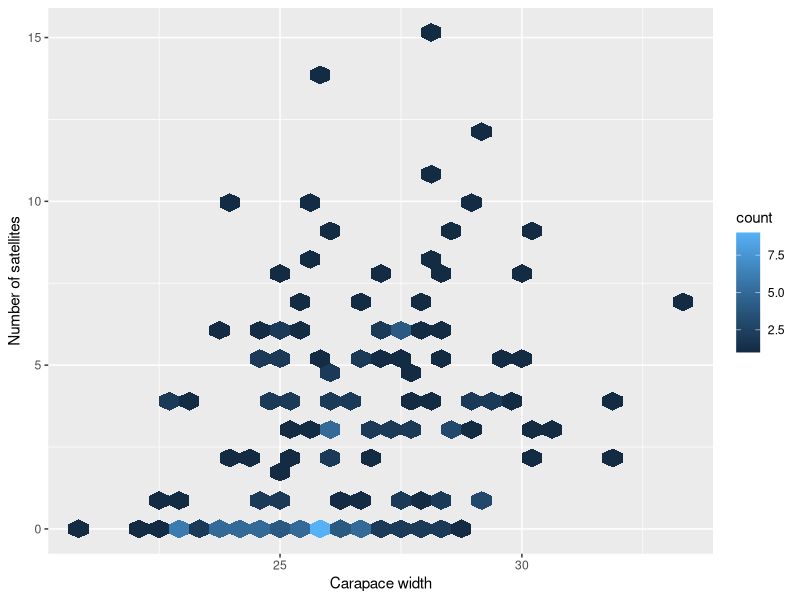
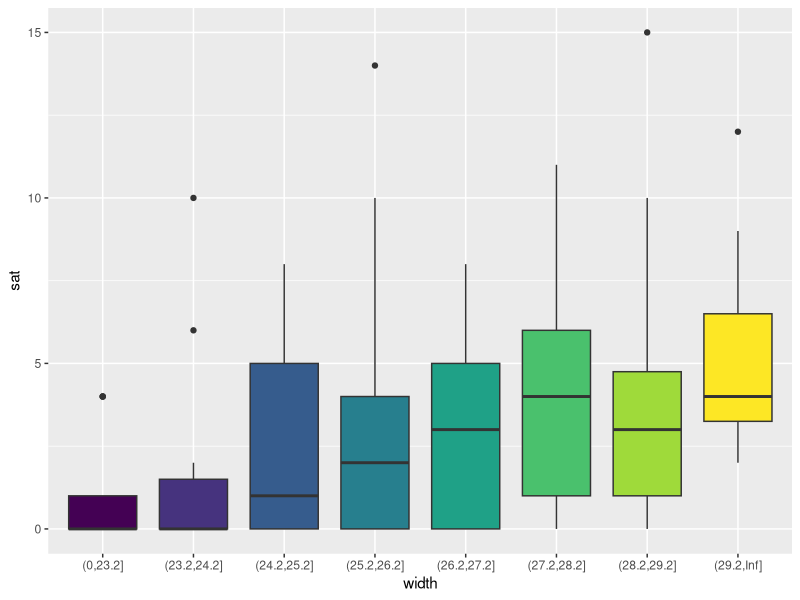

R code for these plots, in order:
## ---- chunk 1
library(tidyverse)
## ---- chunk 2
(crab <- read_table("data/Crabs.dat"))
## ---- chunk 3
crab %>%
  ggplot() +
  aes(x = width, y = sat) +
  geom_hex() +
  labs(
    x = "Carapace width",
    y = "Number of satellites"
  )
## ---- chunk 4
(width_interval <-
  crab %>%
  group_by(width = cut(width,
                       breaks = c(0, seq(23.25, 29.25, by = 1), Inf),
                       ordered_result = TRUE)) %>%
  summarise(cases = n(), S = sum(sat), Mean = mean(sat), Variance = var(sat)))
## ---- chunk 5
crab %>%
  group_by(width = cut(width,
                       breaks = c(0, seq(23.25, 29.25, by = 1), Inf),
                       ordered_result = TRUE)) %>%
  ggplot() +
  aes(x = width, y = sat, fill = width) +
  geom_boxplot(show.legend = FALSE)
## ---- chunk 6
crab %>%
  select(y, width)
## ---- chunk 7
logistic_fit <-
  crab %>%
  glm(y ~ width, data = ., family = binomial(link = "logit"))
summary(logistic_fit)
## ---- chunk 8
anova(logistic_fit, test = "LRT")
## ---- chunk 9
crab %>%
  select(sat, width)
## ---- chunk 10
pois_fit <-
 crab %>%
  glm(sat ~ width, data = ., family = poisson(link = "log"))
summary(pois_fit)
## ---- chunk 11
anova(pois_fit, test = "LRT")
## ---- chunk 12
width_interval
